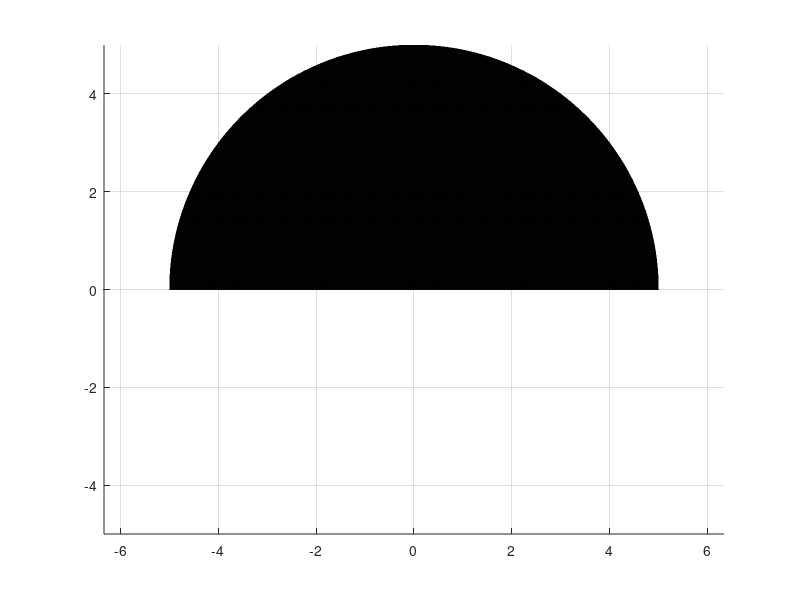

This figure's MATLAB source:
clc;
v = -5:0.01:5; %restriction for the graph is from -5 to 5
[x y] = meshgrid(v); %create array from x and y
A = y >= 0; %domain of y
B = 25 - x.^2 - y.^2 >= 0; %domain of x
B = double(B); %convert the array to double precision for further computations
A = double(A);
B(B == 0) = NaN; %replace zeroes with NaNs to not plot them
A(A == 0) = NaN;
C = times(A, B); %to keep only common points
surf(x,y,C);
view(0,90); %change to top view
axis equal; %data units are the same in every direction